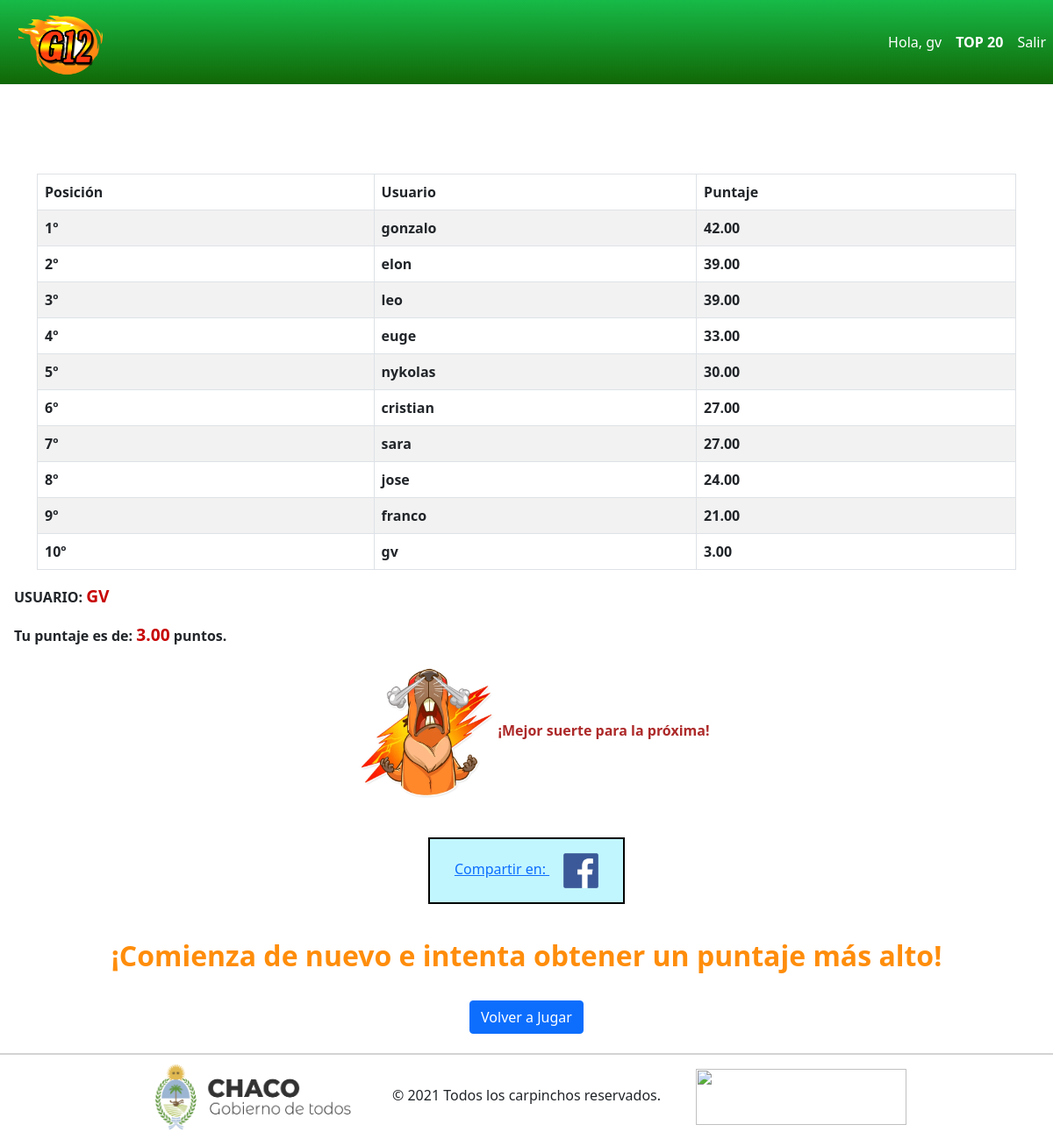
Before: /tablero/ (signed in) with the older database file.
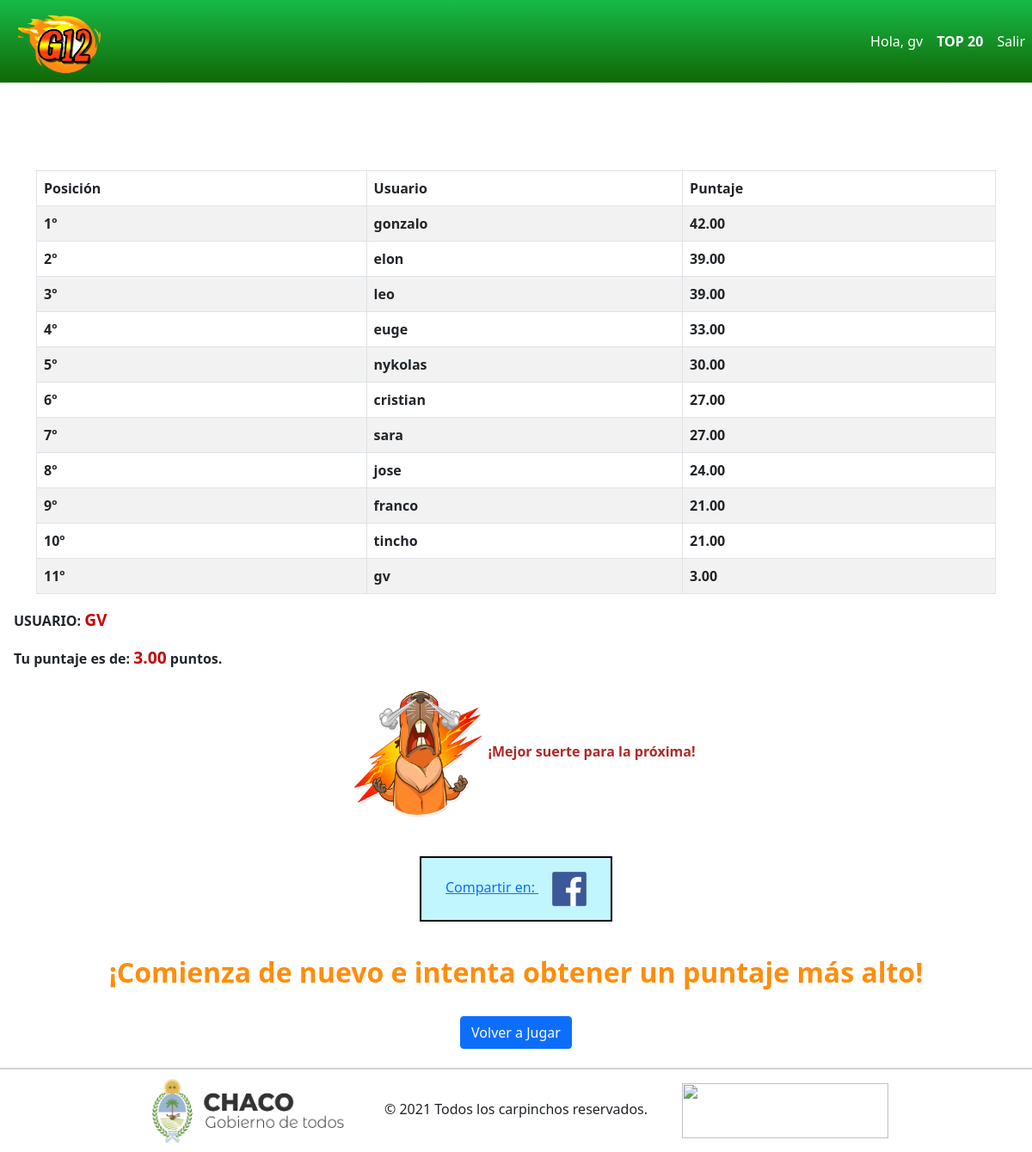
After: the same page with the newer database file.
### Quiz/models.py (models this page shows, shortened)
class QuizUsuario(models.Model):
    usuario = models.OneToOneField(User, on_delete=models.CASCADE)
    puntaje_total = models.DecimalField(verbose_name='puntaje total', default = 0, decimal_places= 2, max_digits=10, null=True)

### Quiz/views.py (the view)
# urls.py: path('tablero/', tablero, name='tablero'),
@login_required(login_url='login')
def tablero(request):
    total_usuarios_quiz = QuizUsuario.objects.order_by('-puntaje_total')[:20]
    contador = total_usuarios_quiz.count()
    context = {
        'usuario_quiz': total_usuarios_quiz,
        'contar_user':contador,
    }
    return render(request,'play/tablero.html',context)

### templates/play/tablero.html (shortened to what this page needs)
{% extends 'base.html' %}
{% load static %}
{% block contenido %}
    <div class="container">
        <h1 class="text-center my-4">
            <span class="badge badge-info">
            </span>
        </h1>
        <table class="table table-striped table-bordered">
            <thead>
                <tr>
                    <th>Posición</th>
                    <th>Usuario</th>
                    <th>Puntaje</th>
                </tr>
            </thead>
            <tbody>
                {% for user_quiz in usuario_quiz %}
                <tr>
                    <th>{{forloop.counter}}º</th>
                    <th>{{user_quiz.usuario.username}}</th>
                    {% if user_quiz.puntaje_total == None %}
                        <th>0</th>
                    {% else %}
                        <th>{{user_quiz.puntaje_total}}</th>
                    {% endif %}
                </tr>
                {% endfor %}
            </tbody>
        </table>
    </div>
    <div class="puntaje">
        <p> USUARIO: <span class="puntaje_actual">{{user.username.upper}}</span></p>
        {% for user_quiz in usuario_quiz %}
            {% if user.username == user_quiz.usuario.username %}
                {% if user_quiz.puntaje_total == None %}
                    <p>Tu puntaje es de:  <span class="puntaje_actual">0</span> puntos.</p>
                    <div class="imagen-puntaje"><img src="{% static 'images/muymalo.png' %}" alt=""><span>¡Ni siquiera lo intentaste!</span>
                    </div>
                {% else %}
                    <p>Tu puntaje es de: <span class="puntaje_actual">{{user_quiz.puntaje_total}}</span> puntos.</p>
                    {% if user_quiz.puntaje_total <= 14  %}
                        <div class="imagen-puntaje"><img src="{% static 'images/malo.png' %}" alt=""><span>¡Mejor suerte para la próxima!</span>
                        </div>
                    {% elif user_quiz.puntaje_total > 14 and user_quiz.puntaje_total <= 24 %}
                        <div class="imagen-puntaje"><img src="{% static 'images/mediano.png' %}" alt=""><span>¡Buen intento! Pero se puede mejorar.</span>
                        </div>
                    {% elif user_quiz.puntaje_total > 24 %}
                        <div class="imagen-puntaje"><img src="{% static 'images/bueno.png' %}" alt=""><span>¡Felicidades! Sos orgullosamente chaqueño.</span>
                        </div>
                    {% endif %}
                {% endif %}
            {% endif %}
        {% endfor %}
    </div>
    <div class="share">
        <a href="#"
            onclick="
                window.open(
                'https://www.facebook.com/sharer/sharer.php?u='+encodeURIComponent(location.href),
                'facebook-share-dialog',
                'width=626,height=436');
                return false;"><div class="cuadrito"><span>Compartir en:</span>
            <img class="facebooklogo" src="{% static 'images/fb.png' %}" alt="">
        </a></div>
    <div class="jugar-denuevo">
        <h2 class="comienza">¡Comienza de nuevo e intenta obtener un puntaje más alto!</h2><br>
        <a href="{% url 'atencion' %}"><button type="button" class="btn btn-primary">Volver a Jugar </button></a>
        <br><br><br><br><br><br>
    </div>
    {% endblock %}

Changed rows visible on the page:
added QuizUsuario: usuario.username "tincho", puntaje_total "21.00"
